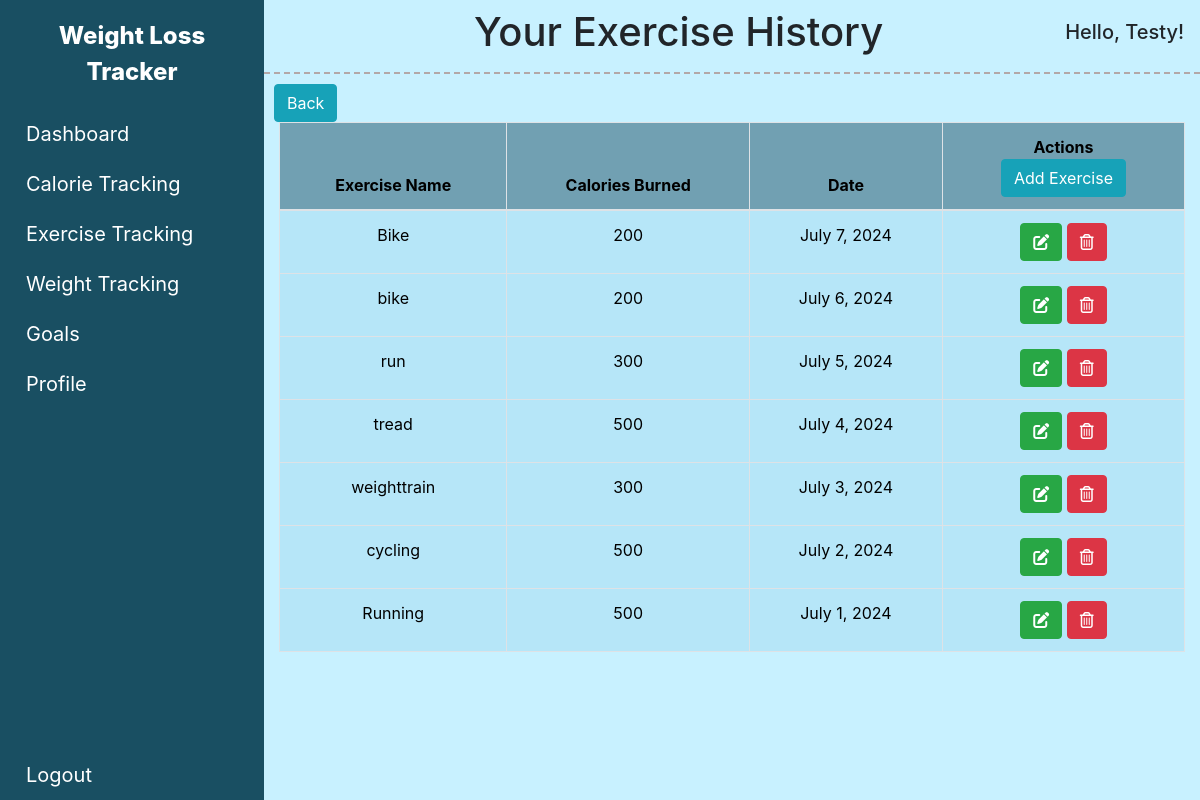
The page /view-exercise/ (signed in) on the database its author committed.
### weight/models.py (models this page shows, shortened)
class Exercise(models.Model):
    exercise_name = models.CharField(max_length=100, null=True)
    calories_burned = models.IntegerField(default=0, null=True)
    date = models.DateField(default=datetime.date.today, null=True)
    user = models.ForeignKey(User, on_delete=models.CASCADE, null=True)

### weight/views.py (the view)
# urls.py: path('view-exercise/', views.view_exercise, name='weight-view-exercise'),
@login_required(login_url='login')
def view_exercise(request):
    exerciselist = Exercise.objects.filter(user=request.user)
    return render(request, "weight/exercise_history.html", {"title": "View Exercise History", "pagename": "Your Exercise History", "exerciselist": exerciselist})

### weight/templates/weight/exercise_history.html (shortened to what this page needs)
{% extends "weight/base.html" %}
{% block content %}
    <link rel="stylesheet" href="https://stackpath.bootstrapcdn.com/bootstrap/4.1.3/css/bootstrap.min.css">
    <a class="btn btn-info" href="{% url "weight-exercise" %}" role="button" style="position: relative; top:10px; left:10px">Back </a>
    <div class="container" style="top:10px; position: relative">
        <div class="row">
            <div class="col-12">
                <table class="table table-bordered">
                    <thead st>
                        <tr>
                            <th scope="col"style="background: #71A0B2FF; text-align: center">Exercise Name<br></th>
                            <th scope="col"style="background: #71A0B2FF; text-align: center">Calories Burned<br></th>
                            <th scope="col"style="background: #71A0B2FF; text-align: center">Date<br></th>
                            <th scope="col"style="background: #71A0B2FF; text-align: center">Actions<br><a class="btn btn-info" href="{% url "weight-add-exercise" %}" role="button">Add Exercise</a></th>
                        </tr>
                    </thead>
                        {% for x in exerciselist %}
                                <td style="background: #b6e6f8; text-align: center">{{ x.exercise_name }}</td>
                                <td style="background: #b6e6f8; text-align: center">{{ x.calories_burned }}</td>
                                <td style="background: #b6e6f8; text-align: center">{{ x.date }}</td>
                                <td style="background: #b6e6f8; text-align: center">
                                    <a href="{% url "weight-update-food" x.id %}">
                                        <button type="button" class="btn btn-success"><i class="fas fa-edit"></i></button>
                                    </a>
                                    <a href="{% url "weight-delete-food" x.id %}">
                                        <button type="button" class="btn btn-danger"><i class="far fa-trash-alt"></i></button>
                                    </a>
                                </td>
                        {% endfor %}
                </table>
            </div>
        </div>
    </div>
{% endblock content %}

### weight/templates/weight/base.html (shortened to what this page needs)
{% load static %}
<!DOCTYPE html>
<html lang="en">
<head>
    <link href="https://cdn.lineicons.com/4.0/lineicons.css" rel="stylesheet" />
    <link href="https://cdn.jsdelivr.net/npm/bootstrap@5.3.3/dist/css/bootstrap.min.css" rel="stylesheet"
>
    <link rel="stylesheet" type="text/css" href="{% static "weight/main.css" %}">
</head>
<body>
    <div class="d-flex">
        <aside id="sidebar" class="sidebar-toggle">
            <div class="sidebar-logo">
                <a href="{% url "weight-dashboard" %}">Weight Loss Tracker</a>
            </div>
            <ul class="sidebar-nav p-0">
                <li class="sidebar-item">
                    <a href="{% url  "weight-dashboard"%}" class="sidebar-link">
                        <span>Dashboard</span>
                    </a>
                </li>
                <li class="sidebar-item">
                    <a href="{% url "weight-calories" %}" class="sidebar-link">
                        <span>Calorie Tracking</span>
                    </a>
                </li>
                <li class="sidebar-item">
                    <a href="{% url "weight-exercise" %}" class="sidebar-link">
                        <span>Exercise Tracking</span>
                    </a>
                </li>
                <li class="sidebar-item">
                    <a href="{% url "weight-tracking" %}" class="sidebar-link">
                        <span>Weight Tracking</span>
                    </a>
                </li>
                <li class="sidebar-item">
                    <a href="{% url "weight-goals" user.id %}" class="sidebar-link">
                        <span>Goals</span>
                    </a>
                </li>
                <li class="sidebar-item">
                    <a href="{% url "weight-profile" %}" class="sidebar-link">
                        <span>Profile</span>
                    </a>
                </li>
            </ul>
            <div class="sidebar-footer">
                <a href="{% url "logout" %}" class="sidebar-link">
                    <span>Logout</span>
                </a>
            </div>
        </aside>
        <div class="main">
            <nav class="navbar navbar-expand">
                <button class="toggler-btn" type="button">
                </button>
                <div class="title">
                    {% if pagename %}
                        <h1>{{pagename}}</h1>
                    {% else %}
                        <h1>Weight Loss Tracker</h1>
                    {% endif %}
                </div>
                <div style="position: relative">
                    <h5>Hello, {{ user.first_name }}!</h5>
                </div>
            </nav>
            <div>
                {% block content %} {% endblock content %}
            </div>
        </div>
    </div>
</body>
</html>

### weight/static/weight/main.css (style rules this page uses)
body { font-family: 'Optima', sans-serif; }
h1 { font-weight: 800; text-align: center; }
li { list-style: none; }
a { text-decoration: none; }
.main { min-height: 100vh; width: 100%; overflow: hidden; background-color: #c8f1ff; float: none; }
#sidebar { max-width: 264px; min-width: 264px; transition: all 0.35s ease-in-out; background-color: #194f62; display: flex; flex-direction: column; }
.toggler-btn { background-color: transparent; cursor: pointer; border: 0; }
.navbar { padding: 1.15rem 1.5rem; border-bottom: 2px dashed #b3a8a8; display: flex; }
.title { text-align: center; font-size: 36px; line-height: 180%; flex:1 0 auto; }
.sidebar-nav { flex: 1 1 auto; }
.sidebar-logo { padding: 1.15rem 1.5rem; text-align: center; }
.sidebar-logo a { color: #FFF; font-weight: 800; font-size: 1.5rem; }
a.sidebar-link { padding: .625rem 1.625rem; color: #FFF; position: relative; transition: all 0.35s; display: block; font-size: 1.25rem; }

### rows shown on the page
Exercise: exercise_name "Bike", calories_burned "200", date "July 7, 2024"
Exercise: exercise_name "bike", calories_burned "200", date "July 6, 2024"
Exercise: exercise_name "run", calories_burned "300", date "July 5, 2024"
Exercise: exercise_name "tread", calories_burned "500", date "July 4, 2024"
Exercise: exercise_name "weighttrain", calories_burned "300", date "July 3, 2024"
Exercise: exercise_name "cycling", calories_burned "500", date "July 2, 2024"
Exercise: exercise_name "Running", calories_burned "500", date "July 1, 2024"

### other values the page prints
{{ pagename }} "Your Exercise History"
{{ user.first_name }} "Testy"
